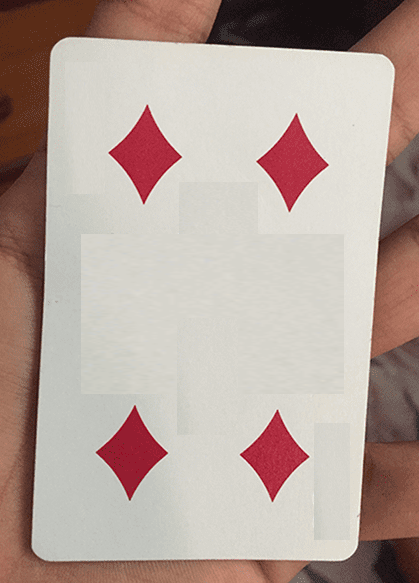
#> input picture 20231113/img/s1-5.png, 419 x 583 px, found by its file name
$ python -i houghtemplate.py   (imports and definitions only)
#> lines starting #> are read from the running program, lines starting #| are printed output that depends on the picture
import cv2
import numpy as np

def hough_transform():
    img = cv2.imread("C:\\Users\\b0107\\python\\20231113\\img\\s1-5.png")
#> img is the input picture: shape (583, 419, 3); mean B, G, R 155.1, 163, 181.3
    img_original = img.copy()

    gray =cv2.cvtColor(img , cv2.COLOR_BGR2GRAY)
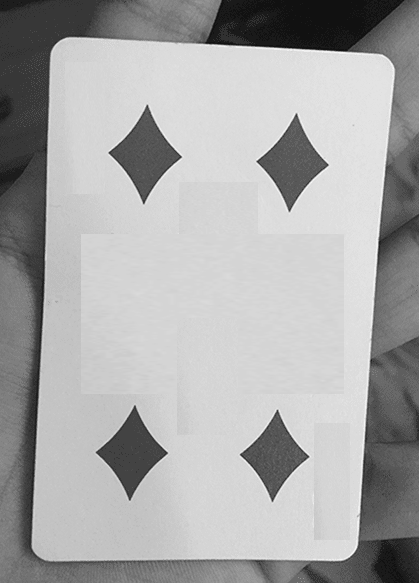
#> gray: shape (583, 419); min 17, max 247, mean 167.6
    edges = cv2.Canny(gray,50,150,apertureSize=3)
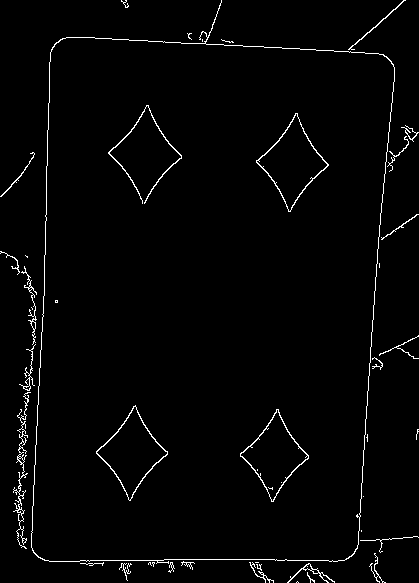
#> edges: shape (583, 419); 2.1% white in thin lines or dots
#> (the run stopped early here; a loop or call above may not have finished)
